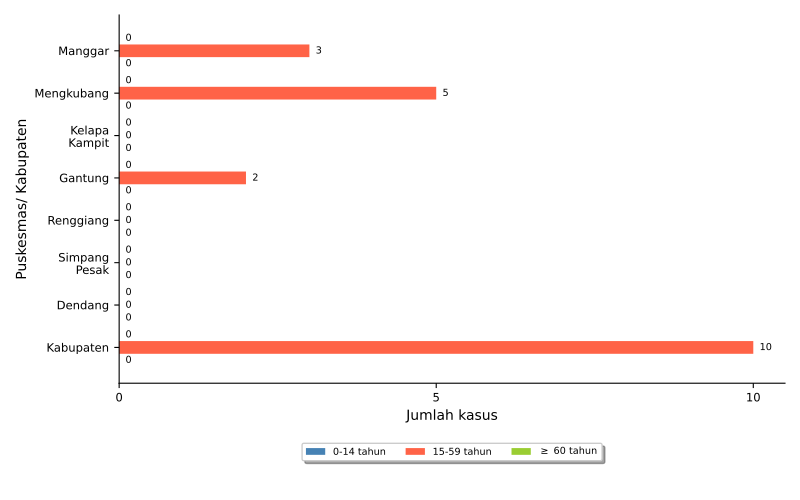

Here is the Python script that generated this plot:
import numpy as np
import matplotlib.pyplot as plt
import pandas
from textwrap import wrap
from matplotlib.ticker import FuncFormatter
import locale
locale.setlocale(locale.LC_ALL, 'id_ID.UTF8')

import sys, os, inspect
currentdir = os.path.dirname(os.path.abspath(inspect.getfile(inspect.currentframe())))
parentdir = os.path.dirname(currentdir)
sys.path.insert(0, parentdir)

berkasData = currentdir +'\\bab_06_16b_dataPsikotik.csv'
berkasSimpan = currentdir +'\\bab_06_16b_psikotik.pdf'
# judulDiagram = 'Jumlah Kasus Psikotik\nTahun 2022'
sumbuX = 'Jumlah kasus'
sumbuY = 'Puskesmas\ Kabupaten'
tickerSumbuX = np.arange(0,11,5)
labelBar1 = '0-14 tahun'
labelBar2 = '15-59 tahun'
labelBar3 = '$\geq$ 60 tahun'

# read data file
colnames = ['puskesmas','psikotikAnak','psikotikUsipro','psikotikUsila']
data = pandas.read_csv(berkasData, names=colnames, sep=';')
puskesmas = data.puskesmas.tolist()
bar1 = data.psikotikAnak.tolist()
bar2 = data.psikotikUsipro.tolist()
bar3 = data.psikotikUsila.tolist()

ind = np.arange(len(puskesmas))  # the x locations for the groups
width = 0.3       # the width of the bars
widthDL = 0.1     # spacing for data labels

# make bars
fig, ax = plt.subplots()
rects1 = ax.barh(ind, bar1, width, color='steelblue', label=labelBar1)
rects2 = ax.barh(ind + width, bar2, width, color='tomato', label = labelBar2)
rects2 = ax.barh(ind + 2*width, bar3, width, color='yellowgreen', label = labelBar3)

# add some text for labels, title and axes ticks
# ax.set_title(judulDiagram)
ax.set_xticks(tickerSumbuX)
ax.set_xlabel(sumbuX)
ax.xaxis.set_major_formatter(FuncFormatter(lambda x, pos: "{:n}".format(x)))

ax.set_yticks(ind+width)
ax.set_yticklabels(list([ '\n'.join(wrap(l, 10)) for l in puskesmas ]))
ax.invert_yaxis()
ax.set_ylabel(sumbuY)

ax.tick_params(axis='both', which='major', labelsize='small')
ax.spines['top'].set_visible(False)
ax.spines['right'].set_visible(False)
# ax.spines['left'].set_visible(False)

# make legend box
box = ax.get_position()
ax.set_position([box.x0, box.y0 + box.height * 0.1, box.width, box.height * 0.9])
ax.legend(fontsize='x-small', loc='upper center', bbox_to_anchor=(0.5, -0.15), fancybox=True, shadow=True, ncol=3)

# add data label
for i, v in enumerate(bar1):
    ax.text(v + widthDL, i, '{:n}'.format(v), ha='left', va='center', fontsize='x-small')
for i, v in enumerate(bar2):
    ax.text(v + widthDL, i + width, '{:n}'.format(v), ha='left', va='center', fontsize='x-small')
for i, v in enumerate(bar3):
    ax.text(v + widthDL, i + 2*width, '{:n}'.format(v), ha='left', va='center', fontsize='x-small')

# finishing
pyrfig = plt.figure(1)
pyrfig.set_figwidth(8)
pyrfig.set_figheight(5)
# tight_layout to make consistent size
# adjust subplot to make room for legend
fig.subplots_adjust(bottom=-0.15)
plt.tight_layout()
plt.savefig(berkasSimpan, metadata={"Author": "Willy"})
plt.close(pyrfig)
# plt.show()
